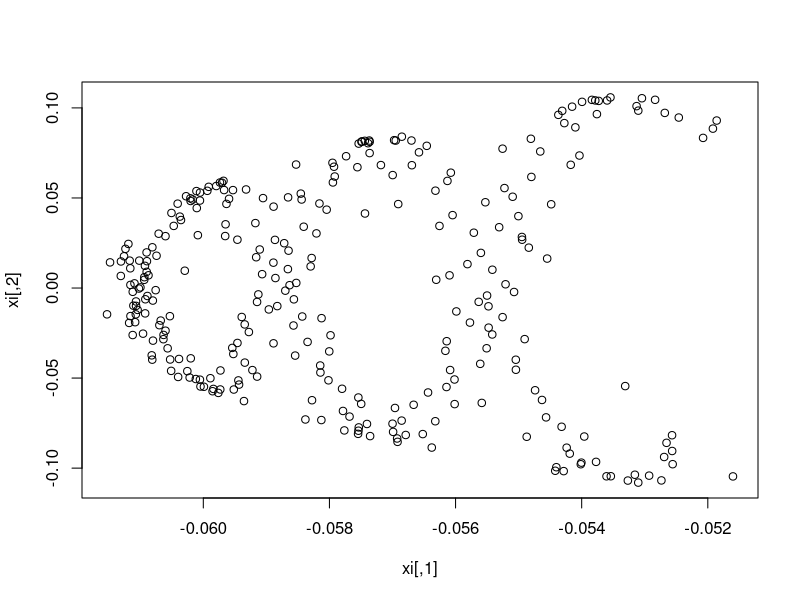
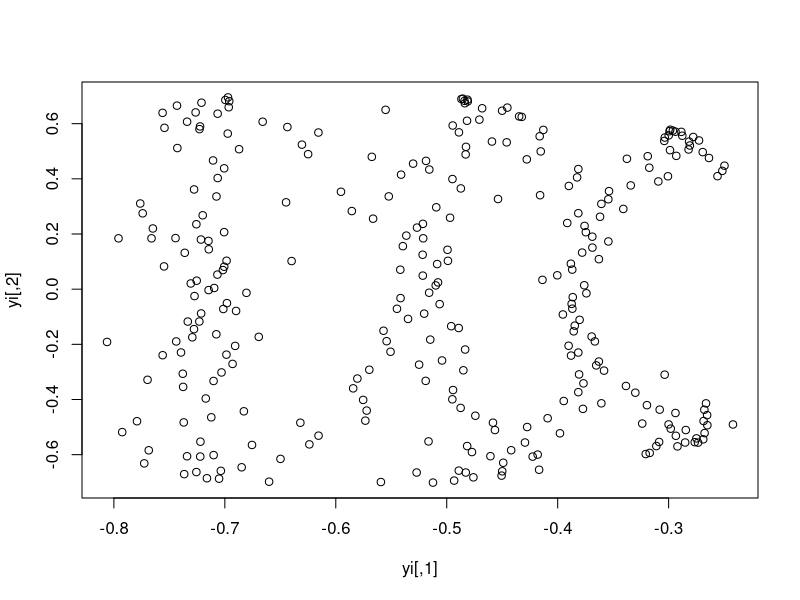
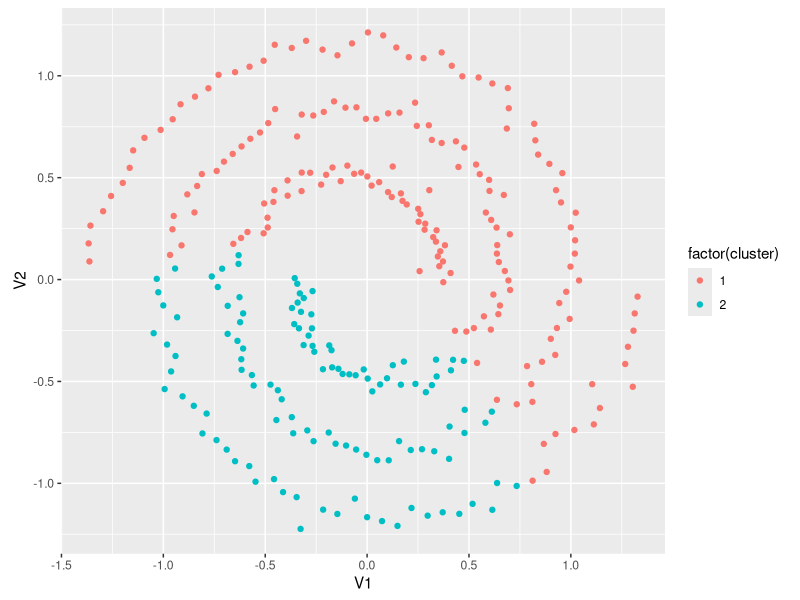

The R script that drew these images, in order:
library(data.table)
library(ggplot2)
set.seed(1)
N <- 150
noise <- 0.5
halfcircle <- function(r, center = c(0, 0), class, sign) {
  angle <- runif(N, 0, pi)
  rad <- rnorm(N, r, noise)
  data.table(
    x = rad * cos(angle) + center[1],
    y = sign * rad * sin(angle) + center[2],
    class = factor(class))
}
pts <- rbind(
  halfcircle(4, c(0, 0), 1, 1),
  halfcircle(4, c(4, 2), 2, -1))

x <- as.matrix(pts[, 1:2])
data(spirals, package="kernlab")
x <- spirals
d <- stats::dist(x)
h <- stats::hclust(d, "single")
hc.vec <- stats::cutree(h, 2)


spec.result <- kernlab::specc(x, 2)
sp.vec <- spec.result@.Data

set.seed(1)
k <- kernlab::kernelMatrix(kernlab::rbfdot(0.1), x)
e <- eigen(k, symmetric=TRUE)
xi <- e[["vectors"]][, 1:5]
plot(xi)
yi <- xi/sqrt(rowSums(xi^2))
plot(yi)
sp.vec <- stats::kmeans(yi, 2)[["cluster"]]
to.show <- data.table(
  unname(x),
  cluster = sp.vec)
ggplot()+
  geom_point(aes(
    V1, V2, color=factor(cluster)),
    data=to.show)+
  coord_equal()
